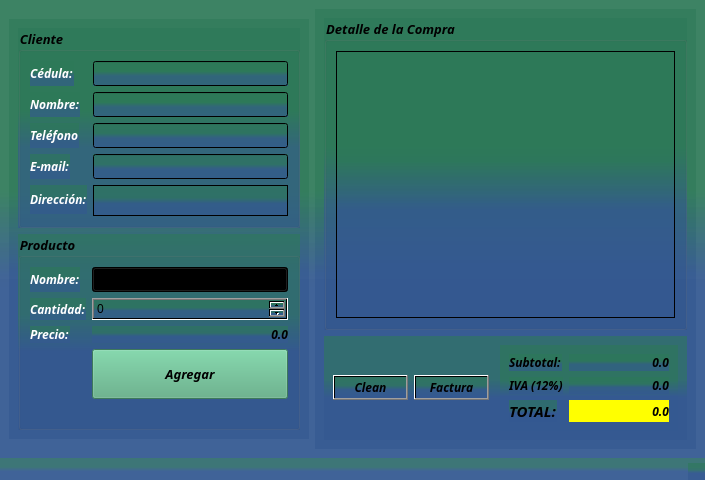
<?xml version="1.0" encoding="UTF-8"?>
<ui version="4.0">
 <class>Principal</class>
 <widget class="QMainWindow" name="Principal">
  <property name="geometry">
   <rect>
    <x>0</x>
    <y>0</y>
    <width>705</width>
    <height>480</height>
   </rect>
  </property>
  <property name="windowTitle">
   <string>Tienda</string>
  </property>
  <property name="windowIcon">
   <iconset resource="imgen.qrc">
    <normaloff>:/new/prefix1/imagen de tiendad/tienda.png</normaloff>:/new/prefix1/imagen de tiendad/tienda.png</iconset>
  </property>
  <property name="styleSheet">
   <string notr="true">background-color: qlineargradient(spread:reflect, x1:1, y1:0.943, x2:1, y2:0.0683636, stop:0.393258 rgba(52, 88, 145, 153), stop:0.606742 rgba(45, 121, 88, 148));</string>
  </property>
  <widget class="QWidget" name="centralwidget">
   <layout class="QHBoxLayout" name="horizontalLayout">
    <item>
     <widget class="QWidget" name="widget" native="true">
      <property name="minimumSize">
       <size>
        <width>300</width>
        <height>0</height>
       </size>
      </property>
      <property name="maximumSize">
       <size>
        <width>300</width>
        <height>420</height>
       </size>
      </property>
      <layout class="QVBoxLayout" name="verticalLayout">
       <item>
        <widget class="QGroupBox" name="groupBox">
         <property name="maximumSize">
          <size>
           <width>300</width>
           <height>200</height>
          </size>
         </property>
         <property name="font">
          <font>
           <family>Cooper Std Black</family>
           <pointsize>10</pointsize>
           <weight>75</weight>
           <italic>true</italic>
           <bold>true</bold>
          </font>
         </property>
         <property name="title">
          <string>Cliente</string>
         </property>
         <layout class="QFormLayout" name="formLayout_2">
          <item row="0" column="0">
           <widget class="QLabel" name="label_4">
            <property name="font">
             <font>
              <family>Cooper Std Black</family>
              <pointsize>9</pointsize>
              <weight>75</weight>
              <italic>true</italic>
              <bold>true</bold>
             </font>
            </property>
            <property name="styleSheet">
             <string notr="true">color: rgb(255, 255, 255);</string>
            </property>
            <property name="text">
             <string>Cédula:</string>
            </property>
           </widget>
          </item>
          <item row="0" column="1">
           <widget class="QLineEdit" name="inCedula">
            <property name="minimumSize">
             <size>
              <width>0</width>
              <height>0</height>
             </size>
            </property>
            <property name="font">
             <font>
              <family>Cooper Std Black</family>
              <weight>75</weight>
              <italic>true</italic>
              <bold>true</bold>
             </font>
            </property>
           </widget>
          </item>
          <item row="1" column="0">
           <widget class="QLabel" name="label_5">
            <property name="font">
             <font>
              <family>Cooper Std Black</family>
              <pointsize>9</pointsize>
              <weight>75</weight>
              <italic>true</italic>
              <bold>true</bold>
             </font>
            </property>
            <property name="styleSheet">
             <string notr="true">color: rgb(255, 255, 255);</string>
            </property>
            <property name="text">
             <string>Nombre:</string>
            </property>
           </widget>
          </item>
          <item row="1" column="1">
           <widget class="QLineEdit" name="inNombre">
            <property name="font">
             <font>
              <family>Cooper Std Black</family>
              <weight>75</weight>
              <italic>true</italic>
              <bold>true</bold>
             </font>
            </property>
           </widget>
          </item>
          <item row="2" column="0">
           <widget class="QLabel" name="label_6">
            <property name="font">
             <font>
              <family>Cooper Std Black</family>
              <pointsize>9</pointsize>
              <weight>75</weight>
              <italic>true</italic>
              <bold>true</bold>
             </font>
            </property>
            <property name="styleSheet">
             <string notr="true">color: rgb(255, 255, 255);

</string>
            </property>
            <property name="text">
             <string>Teléfono</string>
            </property>
           </widget>
          </item>
          <item row="2" column="1">
           <widget class="QLineEdit" name="inTelefono">
            <property name="font">
             <font>
              <family>Cooper Std Black</family>
              <weight>75</weight>
              <italic>true</italic>
              <bold>true</bold>
             </font>
            </property>
           </widget>
          </item>
          <item row="3" column="0">
           <widget class="QLabel" name="label_7">
            <property name="font">
             <font>
              <family>Cooper Std Black</family>
              <pointsize>9</pointsize>
              <weight>75</weight>
              <italic>true</italic>
              <bold>true</bold>
             </font>
            </property>
            <property name="styleSheet">
             <string notr="true">color: rgb(255, 255, 255);</string>
            </property>
            <property name="text">
             <string>E-mail:</string>
            </property>
           </widget>
          </item>
          <item row="3" column="1">
           <widget class="QLineEdit" name="inCorreo">
            <property name="font">
             <font>
              <family>Cooper Std Black</family>
              <weight>75</weight>
              <italic>true</italic>
              <bold>true</bold>
             </font>
            </property>
           </widget>
          </item>
          <item row="4" column="0">
           <widget class="QLabel" name="label_8">
            <property name="font">
             <font>
              <family>Cooper Std Black</family>
              <pointsize>9</pointsize>
              <weight>75</weight>
              <italic>true</italic>
              <bold>true</bold>
             </font>
            </property>
            <property name="styleSheet">
             <string notr="true">color: rgb(255, 255, 255);</string>
            </property>
            <property name="text">
             <string>Dirección:</string>
            </property>
           </widget>
          </item>
          <item row="4" column="1">
           <widget class="QTextEdit" name="inDireccion">
            <property name="maximumSize">
             <size>
              <width>16777215</width>
              <height>100</height>
             </size>
            </property>
            <property name="font">
             <font>
              <family>Cooper Std Black</family>
              <weight>75</weight>
              <italic>true</italic>
              <bold>true</bold>
             </font>
            </property>
           </widget>
          </item>
         </layout>
        </widget>
       </item>
       <item>
        <widget class="QGroupBox" name="groupBox_2">
         <property name="maximumSize">
          <size>
           <width>300</width>
           <height>200</height>
          </size>
         </property>
         <property name="font">
          <font>
           <family>Cooper Std Black</family>
           <pointsize>10</pointsize>
           <weight>75</weight>
           <italic>true</italic>
           <bold>true</bold>
          </font>
         </property>
         <property name="styleSheet">
          <string notr="true">color: rgb(0, 0, 0);</string>
         </property>
         <property name="title">
          <string>Producto</string>
         </property>
         <layout class="QFormLayout" name="formLayout_3">
          <item row="0" column="0">
           <widget class="QLabel" name="label_9">
            <property name="font">
             <font>
              <family>Cooper Std Black</family>
              <pointsize>9</pointsize>
              <weight>75</weight>
              <italic>true</italic>
              <bold>true</bold>
             </font>
            </property>
            <property name="styleSheet">
             <string notr="true">color: rgb(255, 255, 255);
color: rgb(255, 255, 255);</string>
            </property>
            <property name="text">
             <string>Nombre:</string>
            </property>
           </widget>
          </item>
          <item row="0" column="1">
           <widget class="QComboBox" name="inProducto">
            <property name="font">
             <font>
              <family>Cooper Std Black</family>
              <weight>75</weight>
              <italic>true</italic>
              <bold>true</bold>
             </font>
            </property>
           </widget>
          </item>
          <item row="1" column="0">
           <widget class="QLabel" name="label_10">
            <property name="font">
             <font>
              <family>Cooper Std Black</family>
              <pointsize>9</pointsize>
              <weight>75</weight>
              <italic>true</italic>
              <bold>true</bold>
             </font>
            </property>
            <property name="styleSheet">
             <string notr="true">color: rgb(255, 255, 255);</string>
            </property>
            <property name="text">
             <string>Cantidad:</string>
            </property>
           </widget>
          </item>
          <item row="1" column="1">
           <widget class="QSpinBox" name="inCantidad"/>
          </item>
          <item row="2" column="0">
           <widget class="QLabel" name="label_11">
            <property name="font">
             <font>
              <family>Cooper Std Black</family>
              <pointsize>9</pointsize>
              <weight>75</weight>
              <italic>true</italic>
              <bold>true</bold>
             </font>
            </property>
            <property name="styleSheet">
             <string notr="true">color: rgb(255, 255, 255);</string>
            </property>
            <property name="text">
             <string>Precio:</string>
            </property>
           </widget>
          </item>
          <item row="2" column="1">
           <widget class="QLabel" name="outPrecio">
            <property name="font">
             <font>
              <family>Cooper Std Black</family>
              <weight>75</weight>
              <italic>true</italic>
              <bold>true</bold>
             </font>
            </property>
            <property name="text">
             <string>&lt;html&gt;&lt;head/&gt;&lt;body&gt;&lt;p align=&quot;right&quot;&gt;0.0&lt;/p&gt;&lt;/body&gt;&lt;/html&gt;</string>
            </property>
           </widget>
          </item>
          <item row="3" column="1">
           <widget class="QPushButton" name="cmdAgregar">
            <property name="minimumSize">
             <size>
              <width>0</width>
              <height>50</height>
             </size>
            </property>
            <property name="font">
             <font>
              <family>Cooper Std Black</family>
              <pointsize>10</pointsize>
              <weight>75</weight>
              <italic>true</italic>
              <bold>true</bold>
             </font>
            </property>
            <property name="styleSheet">
             <string notr="true">background-color: rgb(85, 170, 127);</string>
            </property>
            <property name="text">
             <string>Agregar</string>
            </property>
            <property name="icon">
             <iconset resource="imgen.qrc">
              <normaloff>:/new/prefix1/imagen de tiendad/agregar-archivo.png</normaloff>:/new/prefix1/imagen de tiendad/agregar-archivo.png</iconset>
            </property>
           </widget>
          </item>
         </layout>
        </widget>
       </item>
      </layout>
     </widget>
    </item>
    <item>
     <widget class="QWidget" name="widget_2" native="true">
      <layout class="QVBoxLayout" name="verticalLayout_2">
       <item>
        <widget class="QGroupBox" name="groupBox_3">
         <property name="minimumSize">
          <size>
           <width>300</width>
           <height>300</height>
          </size>
         </property>
         <property name="font">
          <font>
           <family>Cooper Std Black</family>
           <pointsize>10</pointsize>
           <weight>75</weight>
           <italic>true</italic>
           <bold>true</bold>
          </font>
         </property>
         <property name="title">
          <string>Detalle de la Compra</string>
         </property>
         <layout class="QHBoxLayout" name="horizontalLayout_3">
          <item>
           <widget class="QTableWidget" name="outDetalle">
            <property name="font">
             <font>
              <family>Cooper Std Black</family>
              <pointsize>10</pointsize>
              <weight>75</weight>
              <italic>true</italic>
              <bold>true</bold>
             </font>
            </property>
            <property name="styleSheet">
             <string notr="true">border-image: url(:/new/prefix1/imagen de tiendad/light-blue-cool-vector-low-poly-crystal-background-png_66033.jpg);</string>
            </property>
           </widget>
          </item>
         </layout>
        </widget>
       </item>
       <item>
        <widget class="QWidget" name="widget_3" native="true">
         <layout class="QHBoxLayout" name="horizontalLayout_2">
          <item>
           <widget class="QPushButton" name="pushButton_2">
            <property name="font">
             <font>
              <family>Cooper Std Black</family>
              <pointsize>9</pointsize>
              <weight>75</weight>
              <italic>true</italic>
              <bold>true</bold>
             </font>
            </property>
            <property name="text">
             <string>Clean</string>
            </property>
            <property name="icon">
             <iconset resource="imgen.qrc">
              <normaloff>:/new/prefix1/imagen de tiendad/escoba.png</normaloff>:/new/prefix1/imagen de tiendad/escoba.png</iconset>
            </property>
           </widget>
          </item>
          <item>
           <widget class="QPushButton" name="pushButton">
            <property name="font">
             <font>
              <family>Cooper Std Black</family>
              <pointsize>9</pointsize>
              <weight>75</weight>
              <italic>true</italic>
              <bold>true</bold>
             </font>
            </property>
            <property name="text">
             <string>Factura</string>
            </property>
            <property name="icon">
             <iconset resource="imgen.qrc">
              <normaloff>:/new/prefix1/imagen de tiendad/escoba.png</normaloff>:/new/prefix1/imagen de tiendad/escoba.png</iconset>
            </property>
           </widget>
          </item>
          <item>
           <spacer name="horizontalSpacer">
            <property name="orientation">
             <enum>Qt::Horizontal</enum>
            </property>
            <property name="sizeHint" stdset="0">
             <size>
              <width>40</width>
              <height>20</height>
             </size>
            </property>
           </spacer>
          </item>
          <item>
           <widget class="QWidget" name="widget_5" native="true">
            <property name="font">
             <font>
              <family>Cooper Std Black</family>
              <pointsize>9</pointsize>
              <weight>75</weight>
              <italic>true</italic>
              <bold>true</bold>
             </font>
            </property>
            <property name="layoutDirection">
             <enum>Qt::LeftToRight</enum>
            </property>
            <layout class="QFormLayout" name="formLayout">
             <item row="0" column="0">
              <widget class="QLabel" name="label">
               <property name="font">
                <font>
                 <family>Cooper Std Black</family>
                 <weight>75</weight>
                 <italic>true</italic>
                 <bold>true</bold>
                </font>
               </property>
               <property name="text">
                <string>Subtotal:</string>
               </property>
              </widget>
             </item>
             <item row="0" column="1">
              <widget class="QLabel" name="outSubtotal">
               <property name="minimumSize">
                <size>
                 <width>100</width>
                 <height>0</height>
                </size>
               </property>
               <property name="font">
                <font>
                 <family>Cooper Std Black</family>
                 <weight>75</weight>
                 <italic>true</italic>
                 <bold>true</bold>
                </font>
               </property>
               <property name="text">
                <string>0.0</string>
               </property>
               <property name="alignment">
                <set>Qt::AlignRight|Qt::AlignTrailing|Qt::AlignVCenter</set>
               </property>
              </widget>
             </item>
             <item row="1" column="0">
              <widget class="QLabel" name="label_2">
               <property name="font">
                <font>
                 <family>Cooper Std Black</family>
                 <weight>75</weight>
                 <italic>true</italic>
                 <bold>true</bold>
                </font>
               </property>
               <property name="text">
                <string>IVA (12%)</string>
               </property>
              </widget>
             </item>
             <item row="1" column="1">
              <widget class="QLabel" name="outIva">
               <property name="minimumSize">
                <size>
                 <width>100</width>
                 <height>0</height>
                </size>
               </property>
               <property name="font">
                <font>
                 <family>Cooper Std Black</family>
                 <weight>75</weight>
                 <italic>true</italic>
                 <bold>true</bold>
                </font>
               </property>
               <property name="focusPolicy">
                <enum>Qt::NoFocus</enum>
               </property>
               <property name="layoutDirection">
                <enum>Qt::LeftToRight</enum>
               </property>
               <property name="text">
                <string>0.0</string>
               </property>
               <property name="alignment">
                <set>Qt::AlignRight|Qt::AlignTrailing|Qt::AlignVCenter</set>
               </property>
              </widget>
             </item>
             <item row="2" column="0">
              <widget class="QLabel" name="label_3">
               <property name="font">
                <font>
                 <family>Cooper Std Black</family>
                 <weight>75</weight>
                 <italic>true</italic>
                 <bold>true</bold>
                </font>
               </property>
               <property name="text">
                <string>&lt;html&gt;&lt;head/&gt;&lt;body&gt;&lt;p&gt;&lt;span style=&quot; font-size:11pt; font-weight:600;&quot;&gt;TOTAL:&lt;/span&gt;&lt;/p&gt;&lt;/body&gt;&lt;/html&gt;</string>
               </property>
              </widget>
             </item>
             <item row="2" column="1">
              <widget class="QLabel" name="outTotal">
               <property name="minimumSize">
                <size>
                 <width>100</width>
                 <height>0</height>
                </size>
               </property>
               <property name="font">
                <font>
                 <family>Cooper Std Black</family>
                 <weight>75</weight>
                 <italic>true</italic>
                 <bold>true</bold>
                </font>
               </property>
               <property name="styleSheet">
                <string notr="true">background-color: rgb(255, 255, 0);</string>
               </property>
               <property name="text">
                <string>0.0</string>
               </property>
               <property name="alignment">
                <set>Qt::AlignRight|Qt::AlignTrailing|Qt::AlignVCenter</set>
               </property>
              </widget>
             </item>
            </layout>
           </widget>
          </item>
         </layout>
        </widget>
       </item>
      </layout>
     </widget>
    </item>
   </layout>
  </widget>
  <widget class="QMenuBar" name="menubar">
   <property name="geometry">
    <rect>
     <x>0</x>
     <y>0</y>
     <width>705</width>
     <height>21</height>
    </rect>
   </property>
  </widget>
  <widget class="QStatusBar" name="statusbar"/>
 </widget>
 <resources>
  <include location="imgen.qrc"/>
 </resources>
 <connections/>
</ui>
